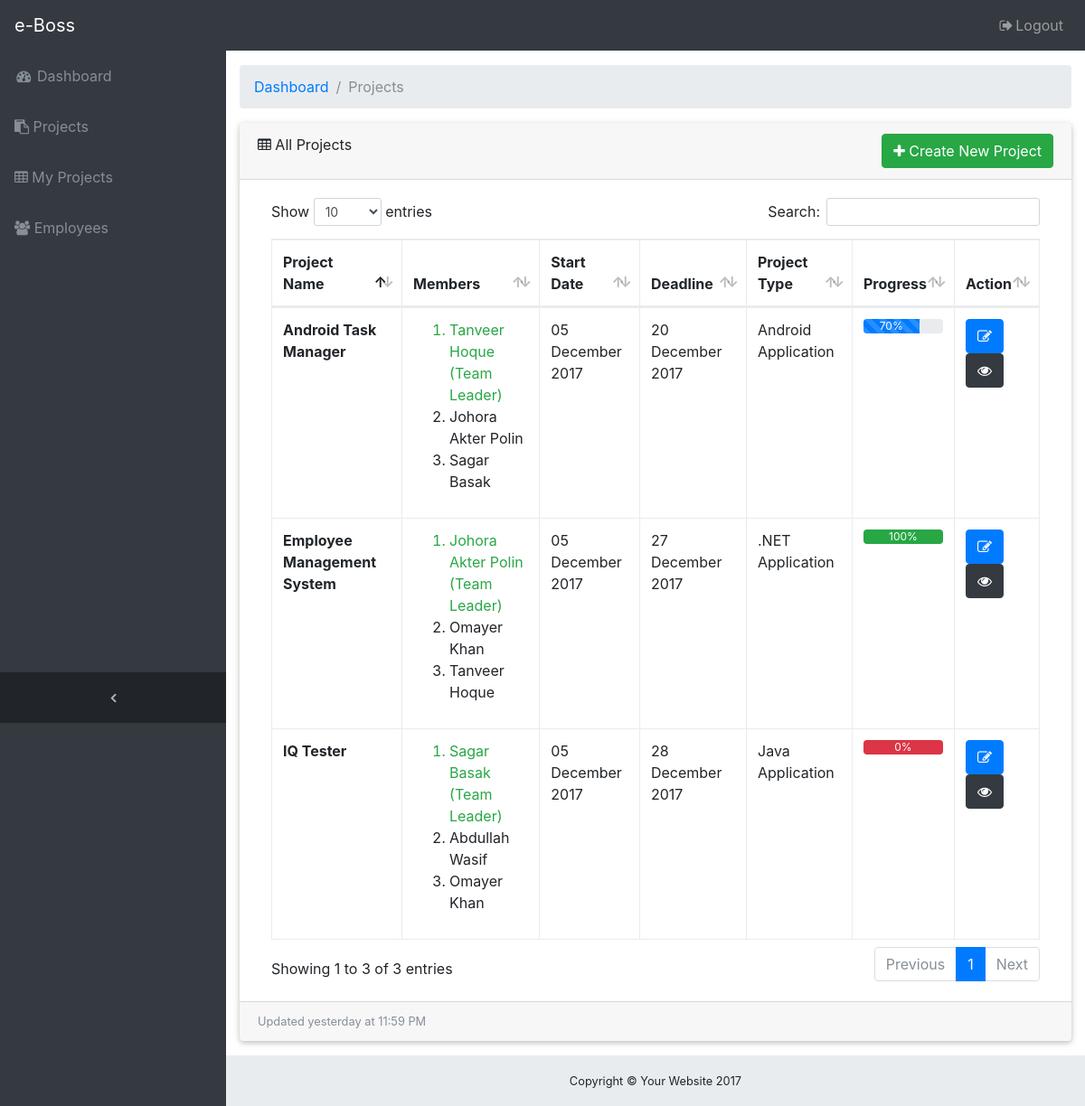
Page /projects.php (signed in) on the committed database.
### tables this page shows
CREATE TABLE `project` (
  `id` int(11) NOT NULL,
  `project_name` varchar(199) NOT NULL,
  `start_date` date NOT NULL,
  `deadline` date NOT NULL DEFAULT '0000-00-00',
  `project_type` text NOT NULL,
  `summary` text NOT NULL,
  `progress` double NOT NULL
);

CREATE TABLE `user` (
  `id` int(11) NOT NULL,
  `name` varchar(50) NOT NULL,
  `title` varchar(50) NOT NULL,
  `emp_id` varchar(50) NOT NULL,
  `department` varchar(50) NOT NULL,
  `salary` int(11) NOT NULL,
  `rating` double NOT NULL,
  `birth_date` date NOT NULL,
  `user` varchar(50) NOT NULL,
  `password` varchar(100) NOT NULL
);

### database/classes/DbConfig.php (called while the page is built, shortened)
<?php
class DbConfig
{
	private $_host = 'localhost';
	private $_username = 'root';
	private $_password = '';
	private $_database = 'eboss';
	protected $connection;
	public function __construct()
	{
		if (!isset($this->connection)) {
			$this->connection = new mysqli($this->_host, $this->_username, $this->_password, $this->_database);
		}
		return $this->connection;
	}
}
?>

### database/server.php (called while the page is built, shortened)
<?php
    include_once 'classes/Crud.php';
    $crud = new Crud();
?>

### database/classes/Crud.php (called while the page is built, shortened)
<?php
include_once 'DbConfig.php';
class Crud extends DbConfig
{
	public function select($table){
		$query = "SELECT * FROM $table";
		$result = $this->connection->query($query);
		$rows = array();
		while ($row = $result->fetch_assoc()){
			$rows[] = $row;
		}
		return $rows;
	}
	public function getManager($id){
    $query = "SELECT * FROM user WHERE id=(SELECT user_id FROM member WHERE project_id=".$id." and title = 2)";
		$result = $this->connection->query($query);
		$row = $result->fetch_assoc();
		return $row;
    }
	public function getMember($id){
        $query = "SELECT * FROM user WHERE id in (SELECT member.user_id FROM member WHERE member.project_id=$id and title =3) ORDER BY name";
        $result = $this->connection->query($query);
        return $result;
    }
}
?>

### projects.php (the view, shortened to what this page needs)
<?php
    include 'database/server.php';
    include 'includes/header.php';
?>
<div class="content-wrapper" xmlns:width="http://www.w3.org/1999/xhtml">
  <div class="container-fluid">
    <ol class="breadcrumb">
      <li class="breadcrumb-item">
        <a href="./">Dashboard</a>
      </li>
      <li class="breadcrumb-item active">Projects</li>
    </ol>
    <div class="card mb-3">
      <div class="card-header">
        <i class="fa fa-table"></i> All Projects
        <?php if($_SESSION['rank'] == 1): ?>
          <a href="#" class="btn btn-success float-right" data-toggle="modal" data-target="#myModal"><i class="fa fa-plus" aria-hidden="true"></i> Create New Project</a>
        <?php endif?>
      </div>
      <div class="card-body">
        <div class="table-responsive">
          <table class="table table-bordered" id="dataTable" width="100%" cellspacing="0">
            <thead>
              <tr>
                <th>Project Name</th>
                <th>Members</th>
                <th>Start Date</th>
                <th>Deadline</th>
                <th>Project Type</th>
                <th>Progress</th>
                <th>Action</th>
              </tr>
            </thead>
            <tbody>
            <?php
              $result = $crud->select('project');
              foreach($result as $key=>$row) :
                $manager = $crud->getManager($row['id']);
                $members = $crud->getMember($row['id']);
            ?>
              <tr>
                <td class="font-weight-bold"><?php echo $row['project_name']; ?></td>
                <td>
                    <ol>
                    <?php
                      echo "<li class='text-success'>".$manager['name']. " (Team Leader)</li>";
                      foreach ($members as $key => $member) {
                        echo "<li>".$member['name']."</li>";
                      }
                    ?>
                  </ol>
                </td>
                <td><?php echo date('d F Y', strtotime($row['start_date']));?></td>
                <td><?php echo date('d F Y', strtotime($row['deadline']));?></td>
                <td><?php echo $row['project_type'];?></td>
                <td>
                  <div class="progress">
                      <?php
                        $progress = $row['progress'];
                        $bar = "";
                        $value = $progress;
                       if($progress == 0){
                           $value = 100;
                           $bar = "bg-danger";
                       } else if($progress == 100) {
                           $bar = "bg-success";
                       } else {
                           $bar = "progress-bar-striped progress-bar-animated";
                       }
                        ?>
                    <div class="<?php echo 'progress-bar '.$bar; ?>" style="width: <?php echo $value."%"?>"><?php echo $progress."%"?></div>
                  </div>
                </td>
                <td>
                  <div class="btn-group-vertical">
                    <?php
                    $pro_id = $crud->edit($row['id']);
                    $mem_id = $pro_id['user_id'];
                    if(($_SESSION['rank'] == 1) or ($mem_id == $_SESSION['user_id'])): ?>
                    <form method="post" action="edit-project.php">
                      <button class="btn btn-primary" data-toggle="tooltip" data-placement="top" id="edit_project" name="edit_project" title="Edit Project"><i class="fa fa-pencil-square-o" aria-hidden="true"></i></button>
                    </form>
                  <?php endif; ?>
                    <form method="post" action="project-details.php">
                      <button class="btn btn-dark" data-toggle="tooltip" id="view_project" name="view_project" data-placement="top" title="View Details"><i class="fa fa-eye" aria-hidden="true"></i></button>
                    </form>
                  </div>
                </td>
              </tr>
            <?php endforeach; ?>
            </tbody>
          </table>
        </div>
      </div>
      <div class="card-footer small text-muted">Updated yesterday at 11:59 PM</div>
    </div>
  </div>
<?php include 'includes/footer.php'; ?>

### css/sb-admin.css (style rules this page uses)
html { position: relative; min-height: 100%; }
body { overflow-x: hidden; }
body.sticky-footer { margin-bottom: 56px; }
body.sticky-footer .content-wrapper { min-height: calc(100vh - 56px - 56px); }
body.fixed-nav { padding-top: 56px; }
.content-wrapper { min-height: calc(100vh - 56px); padding-top: 1rem; }
.content-wrapper { overflow-x: hidden; background: white; }
@media (min-width: 992px) { .content-wrapper { margin-left: 250px; } }
[role=button], a, area, button, input:not([type=range]), label, select, summary, textarea { -ms-touch-action: manipulation; touch-action: manipulation; }
.card:not([class*=card-outline-]) { border: 0; -webkit-box-shadow: 0 2px 5px 0 rgba(0,0,0,.16), 0 2px 10px 0 rgba(0,0,0,.12); box-shadow: 0 2px 5px 0 rgba(0,0,0,.16), 0 2px 10px 0 rgba(0,0,0,.12); }

### rows in the picture
project: project_name "Android Task Manager", user.name "Tanveer Hoque", start_date "05 December 2017", deadline "20 December 2017", project_type "Android Application", progress "70"
user: name "Johora Akter Polin"
user: name "Sagar Basak"
project: project_name "Employee Management System", user.name "Johora Akter Polin", start_date "05 December 2017", deadline "27 December 2017", project_type ".NET Application", progress "100"
user: name "Omayer Khan"
user: name "Tanveer Hoque"
project: project_name "IQ Tester", user.name "Sagar Basak", start_date "05 December 2017", deadline "28 December 2017", project_type "Java Application", progress "0"
user: name "Abdullah Wasif"
